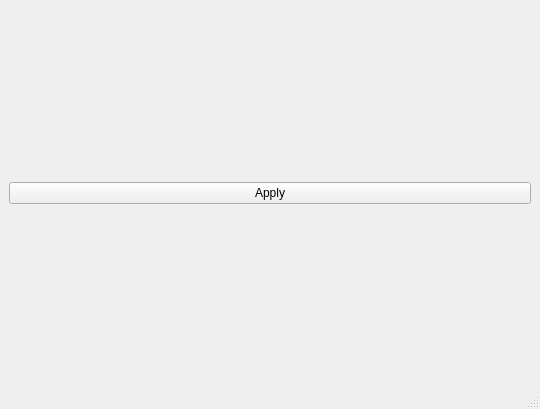
<?xml version="1.0" encoding="UTF-8"?>
<ui version="4.0">
 <class>MainWindow</class>
 <widget class="QMainWindow" name="MainWindow">
  <property name="geometry">
   <rect>
    <x>0</x>
    <y>0</y>
    <width>540</width>
    <height>409</height>
   </rect>
  </property>
  <property name="windowTitle">
   <string>MainWindow</string>
  </property>
  <widget class="QWidget" name="centralwidget">
   <layout class="QVBoxLayout" name="verticalLayout_2">
    <item>
     <layout class="QVBoxLayout" name="VLayout"/>
    </item>
    <item>
     <layout class="QGridLayout" name="gridLayout">
      <item row="0" column="0">
       <widget class="QPushButton" name="ApplyButton">
        <property name="text">
         <string>Apply</string>
        </property>
       </widget>
      </item>
     </layout>
    </item>
   </layout>
  </widget>
  <widget class="QMenuBar" name="menubar">
   <property name="geometry">
    <rect>
     <x>0</x>
     <y>0</y>
     <width>540</width>
     <height>24</height>
    </rect>
   </property>
  </widget>
  <widget class="QStatusBar" name="statusbar"/>
 </widget>
 <resources/>
 <connections/>
</ui>
